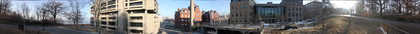
%> input picture src/Bascom_panorama.png, 420 x 34 px, shrunk from 4950 x 400 before the run
$ octave --eval "result = autoDetect('Bascom_panorama.png');"   (GNU Octave 9; MATLAB toolbox functions it lacks are replaced by stand-ins)
%> lines starting %> are read from the running program, lines starting %| are printed output that depends on the picture
### src/genFeatures.m
function [F, P, F_strongest] = genFeatures(input_imgs)

n_imgs = length(input_imgs);
F = cell(n_imgs, 1);
P = cell(n_imgs, 1);
F_strongest = cell(n_imgs, 1);

for i = 1:n_imgs
    gray = rgb2gray(input_imgs{i});
    points = detectSURFFeatures(gray);
    [f, p] = extractFeatures(gray, points);
    F{i} = f;
    P{i} = p.Location;
    P_strongest = p.selectStrongest(200).Location;
    [~, index, ~] = intersect(P{i}, P_strongest, 'rows');
    F_strongest{i} = F{i}(index, :);
%     F_strongest{i} = F{i};
end
% [9 lines of commented-out code are left out]

### src/autoDetect.m
function imgs = autoDetect(input_dir)
%> called with input_dir = 'Bascom_panorama.png'
fnames = dir(input_dir);
names = {fnames.name};
% remove . and .. files
names = names(cellfun(@(x) x(1), names) ~= '.');
n_imgs = length(names); % Number of files found
images = cell(1, n_imgs);
%rand_index = randperm(n_imgs);
%names = names(rand_index);

for i = 1:n_imgs
   images{i} = imread([input_dir '/' char(names(i))]);
end

image_size = size(images{1});
%> image_size = [34 420 3]
height = image_size(1); width = image_size(2);
%> after `height = image_size(1)`: height = 34
%> after `width = image_size(2)`: width = 420
[F, P, F_strongest] = genFeatures(images);
%> in genFeatures, `n_imgs = length(input_imgs);`: n_imgs = 1
%> in genFeatures, `F = cell(n_imgs, 1);`: F = {[]}
%> the loop in genFeatures, `for i = 1:n_imgs` made 1 pass
%> pass 1, in genFeatures, `gray = rgb2gray(input_imgs{i});`:
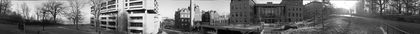
%> gray: size 34x420 uint8; min 0, max 255, mean 110.8
%> the run ends on the next line

[nn_index, feature_index] = knn(F_strongest);
neighbor_imgs_raw = findNeighbor(nn_index, feature_index, 6);
neighbor_imgs = calcHomography(F, P, neighbor_imgs_raw);
order = findOrder(neighbor_imgs.lists, neighbor_imgs.inlier_original, ...
    neighbor_imgs.inlier_target);
imgs = zeros([height, width, 3, n_imgs], 'like', images{1});
for i = 1:numel(order)
    imgs(:, :, :, i) = images{order(i)};
end

function order = findOrder(lists, inliers_o, inliers_t)
%%%%%%%% initialization %%%%%%%%%%%%%%%
n_imgs = length(lists);


ends = [0, 0];
j = 1;
for i = 1:n_imgs
    if (length(lists{i}) == 1)
        ends(j) = i;
        j = j + 1;
    end
end
order = zeros(1, n_imgs);
if ends(1) == 0
    order(1) = 1;
else
    min1 = min(inliers_o{ends(1)}{1}(:, 1));
    min2 = min(inliers_o{ends(2)}{1}(:, 1));
    if (min1 > min2)
        order(1) = ends(1);
    else
        order(1) = ends(2);
    end
end
for i = 2:n_imgs
    nn_list = lists{order(i-1)};
    for j = 1:numel(nn_list)
        min1 = min(inliers_o{order(i-1)}{j}(:, 1));
        min2 = min(inliers_t{order(i-1)}{j}(:, 1));
        if (min1 > min2)
            order(i) = nn_list(j);
        end
    end
end


% [46 lines of commented-out code are left out]
